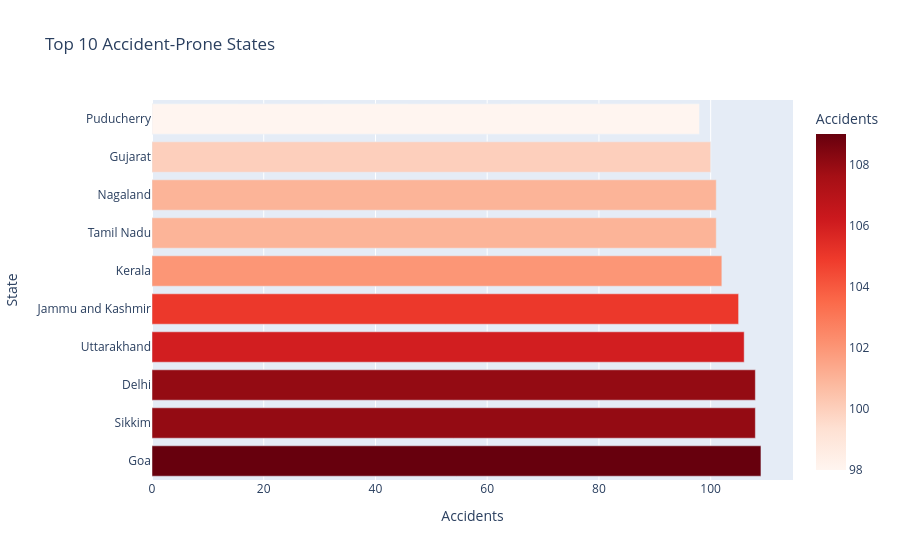

The notebook cell saved with this chart:
### Code cell
import plotly.express as px
import plotly.graph_objects as go

df_acc = pd.read_csv("../data/accidents_clean.csv")
df_iot = pd.read_csv("../data/merged_data.csv")

# Chart 1: Accident heatmap by state
state_col = [c for c in df_acc.columns if "state" in c][0]
state_counts = df_acc[state_col].value_counts().reset_index()
state_counts.columns = ["State", "Accidents"]

fig1 = px.bar(state_counts.head(10), x="Accidents", y="State",
              orientation="h", title="Top 10 Accident-Prone States",
              color="Accidents", color_continuous_scale="Reds")
fig1.write_html("../data/chart_states.html")
fig1.show()

### Figure 1 — Plotly figure (JSON) as saved in the notebook; plotly's stock layout.template omitted (floating-point values rounded to 4 significant figures)
{"data": [{"hovertemplate": "Accidents=%{marker.color}<br>State=%{y}<extra></extra>", "legendgroup": "", "marker": {"color": [109, 108, 108, 106, 105, 102, 101, 101, 100, 98], "coloraxis": "coloraxis", "pattern": {"shape": ""}}, "name": "", "orientation": "h", "showlegend": false, "textposition": "auto", "type": "bar", "x": [109, 108, 108, 106, 105, 102, 101, 101, 100, 98], "xaxis": "x", "y": ["Goa", "Sikkim", "Delhi", "Uttarakhand", "Jammu and Kashmir", "Kerala", "Tamil Nadu", "Nagaland", "Gujarat", "Puducherry"], "yaxis": "y"}], "layout": {"barmode": "relative", "coloraxis": {"colorbar": {"title": {"text": "Accidents"}}, "colorscale": [[0, "rgb(255,245,240)"], [0.125, "rgb(254,224,210)"], [0.25, "rgb(252,187,161)"], [0.375, "rgb(252,146,114)"], [0.5, "rgb(251,106,74)"], [0.625, "rgb(239,59,44)"], [0.75, "rgb(203,24,29)"], [0.875, "rgb(165,15,21)"], [1, "rgb(103,0,13)"]]}, "legend": {"tracegroupgap": 0}, "title": {"text": "Top 10 Accident-Prone States"}, "xaxis": {"anchor": "y", "domain": [0, 1], "title": {"text": "Accidents"}}, "yaxis": {"anchor": "x", "domain": [0, 1], "title": {"text": "State"}}}}
